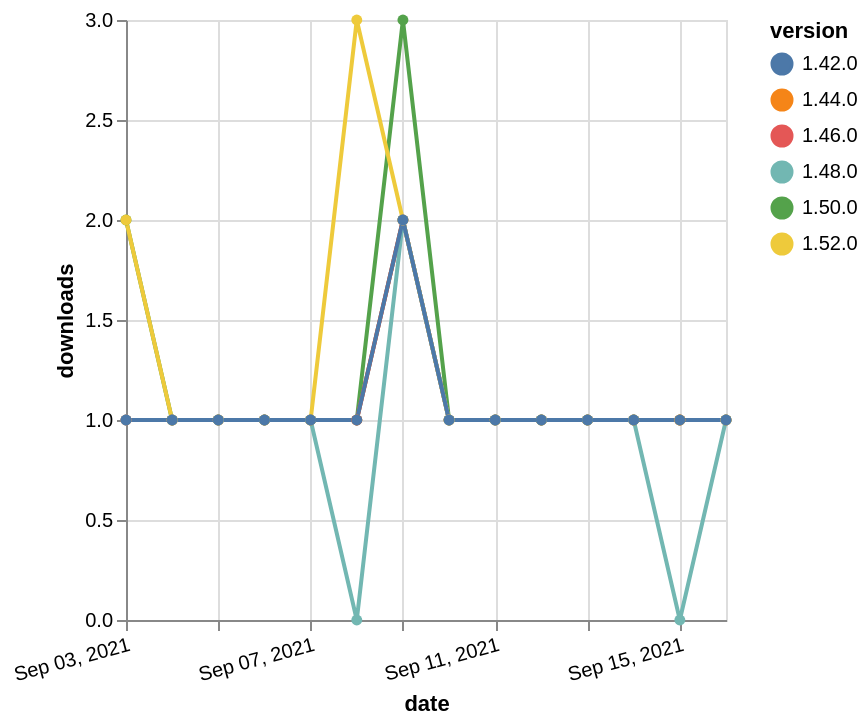

Here is the Vega-Lite specification saved for this chart:
### Vega-Lite specification from a JSON file in a GitHub repository (floating-point values rounded to 4 significant figures)
{"$schema": "https://vega.github.io/schema/vega-lite/v5.json", "description": "A simple bar chart with embedded data.", "data": {"values": [{"date": "2021-09-03", "total": 179, "delta": 2, "version": "1.50.0"}, {"date": "2021-09-04", "total": 180, "delta": 1, "version": "1.50.0"}, {"date": "2021-09-05", "total": 181, "delta": 1, "version": "1.50.0"}, {"date": "2021-09-06", "total": 182, "delta": 1, "version": "1.50.0"}, {"date": "2021-09-07", "total": 183, "delta": 1, "version": "1.50.0"}, {"date": "2021-09-08", "total": 184, "delta": 1, "version": "1.50.0"}, {"date": "2021-09-09", "total": 187, "delta": 3, "version": "1.50.0"}, {"date": "2021-09-10", "total": 188, "delta": 1, "version": "1.50.0"}, {"date": "2021-09-11", "total": 189, "delta": 1, "version": "1.50.0"}, {"date": "2021-09-12", "total": 190, "delta": 1, "version": "1.50.0"}, {"date": "2021-09-13", "total": 191, "delta": 1, "version": "1.50.0"}, {"date": "2021-09-14", "total": 192, "delta": 1, "version": "1.50.0"}, {"date": "2021-09-15", "total": 193, "delta": 1, "version": "1.50.0"}, {"date": "2021-09-16", "total": 194, "delta": 1, "version": "1.50.0"}, {"date": "2021-09-03", "total": 189, "delta": 1, "version": "1.44.0"}, {"date": "2021-09-04", "total": 190, "delta": 1, "version": "1.44.0"}, {"date": "2021-09-05", "total": 191, "delta": 1, "version": "1.44.0"}, {"date": "2021-09-06", "total": 192, "delta": 1, "version": "1.44.0"}, {"date": "2021-09-07", "total": 193, "delta": 1, "version": "1.44.0"}, {"date": "2021-09-08", "total": 194, "delta": 1, "version": "1.44.0"}, {"date": "2021-09-09", "total": 196, "delta": 2, "version": "1.44.0"}, {"date": "2021-09-10", "total": 197, "delta": 1, "version": "1.44.0"}, {"date": "2021-09-11", "total": 198, "delta": 1, "version": "1.44.0"}, {"date": "2021-09-12", "total": 199, "delta": 1, "version": "1.44.0"}, {"date": "2021-09-13", "total": 200, "delta": 1, "version": "1.44.0"}, {"date": "2021-09-14", "total": 201, "delta": 1, "version": "1.44.0"}, {"date": "2021-09-15", "total": 202, "delta": 1, "version": "1.44.0"}, {"date": "2021-09-16", "total": 203, "delta": 1, "version": "1.44.0"}, {"date": "2021-09-03", "total": 182, "delta": 1, "version": "1.46.0"}, {"date": "2021-09-04", "total": 183, "delta": 1, "version": "1.46.0"}, {"date": "2021-09-05", "total": 184, "delta": 1, "version": "1.46.0"}, {"date": "2021-09-06", "total": 185, "delta": 1, "version": "1.46.0"}, {"date": "2021-09-07", "total": 186, "delta": 1, "version": "1.46.0"}, {"date": "2021-09-08", "total": 187, "delta": 1, "version": "1.46.0"}, {"date": "2021-09-09", "total": 189, "delta": 2, "version": "1.46.0"}, {"date": "2021-09-10", "total": 190, "delta": 1, "version": "1.46.0"}, {"date": "2021-09-11", "total": 191, "delta": 1, "version": "1.46.0"}, {"date": "2021-09-12", "total": 192, "delta": 1, "version": "1.46.0"}, {"date": "2021-09-13", "total": 193, "delta": 1, "version": "1.46.0"}, {"date": "2021-09-14", "total": 194, "delta": 1, "version": "1.46.0"}, {"date": "2021-09-15", "total": 195, "delta": 1, "version": "1.46.0"}, {"date": "2021-09-16", "total": 196, "delta": 1, "version": "1.46.0"}, {"date": "2021-09-03", "total": 120, "delta": 2, "version": "1.52.0"}, {"date": "2021-09-04", "total": 121, "delta": 1, "version": "1.52.0"}, {"date": "2021-09-05", "total": 122, "delta": 1, "version": "1.52.0"}, {"date": "2021-09-06", "total": 123, "delta": 1, "version": "1.52.0"}, {"date": "2021-09-07", "total": 124, "delta": 1, "version": "1.52.0"}, {"date": "2021-09-08", "total": 127, "delta": 3, "version": "1.52.0"}, {"date": "2021-09-09", "total": 129, "delta": 2, "version": "1.52.0"}, {"date": "2021-09-10", "total": 130, "delta": 1, "version": "1.52.0"}, {"date": "2021-09-11", "total": 131, "delta": 1, "version": "1.52.0"}, {"date": "2021-09-12", "total": 132, "delta": 1, "version": "1.52.0"}, {"date": "2021-09-13", "total": 133, "delta": 1, "version": "1.52.0"}, {"date": "2021-09-14", "total": 134, "delta": 1, "version": "1.52.0"}, {"date": "2021-09-15", "total": 135, "delta": 1, "version": "1.52.0"}, {"date": "2021-09-16", "total": 136, "delta": 1, "version": "1.52.0"}, {"date": "2021-09-03", "total": 155, "delta": 1, "version": "1.48.0"}, {"date": "2021-09-04", "total": 156, "delta": 1, "version": "1.48.0"}, {"date": "2021-09-05", "total": 157, "delta": 1, "version": "1.48.0"}, {"date": "2021-09-06", "total": 158, "delta": 1, "version": "1.48.0"}, {"date": "2021-09-07", "total": 159, "delta": 1, "version": "1.48.0"}, {"date": "2021-09-08", "total": 159, "delta": 0, "version": "1.48.0"}, {"date": "2021-09-09", "total": 161, "delta": 2, "version": "1.48.0"}, {"date": "2021-09-10", "total": 162, "delta": 1, "version": "1.48.0"}, {"date": "2021-09-11", "total": 163, "delta": 1, "version": "1.48.0"}, {"date": "2021-09-12", "total": 164, "delta": 1, "version": "1.48.0"}, {"date": "2021-09-13", "total": 165, "delta": 1, "version": "1.48.0"}, {"date": "2021-09-14", "total": 166, "delta": 1, "version": "1.48.0"}, {"date": "2021-09-15", "total": 166, "delta": 0, "version": "1.48.0"}, {"date": "2021-09-16", "total": 167, "delta": 1, "version": "1.48.0"}, {"date": "2021-09-03", "total": 240, "delta": 1, "version": "1.42.0"}, {"date": "2021-09-04", "total": 241, "delta": 1, "version": "1.42.0"}, {"date": "2021-09-05", "total": 242, "delta": 1, "version": "1.42.0"}, {"date": "2021-09-06", "total": 243, "delta": 1, "version": "1.42.0"}, {"date": "2021-09-07", "total": 244, "delta": 1, "version": "1.42.0"}, {"date": "2021-09-08", "total": 245, "delta": 1, "version": "1.42.0"}, {"date": "2021-09-09", "total": 247, "delta": 2, "version": "1.42.0"}, {"date": "2021-09-10", "total": 248, "delta": 1, "version": "1.42.0"}, {"date": "2021-09-11", "total": 249, "delta": 1, "version": "1.42.0"}, {"date": "2021-09-12", "total": 250, "delta": 1, "version": "1.42.0"}, {"date": "2021-09-13", "total": 251, "delta": 1, "version": "1.42.0"}, {"date": "2021-09-14", "total": 252, "delta": 1, "version": "1.42.0"}, {"date": "2021-09-15", "total": 253, "delta": 1, "version": "1.42.0"}, {"date": "2021-09-16", "total": 254, "delta": 1, "version": "1.42.0"}]}, "width": "container", "mark": {"type": "line", "point": {"filled": true}}, "encoding": {"x": {"field": "date", "type": "temporal", "timeUnit": "yearmonthdate", "title": "date", "axis": {"labelAngle": -15}}, "y": {"field": "delta", "type": "quantitative", "title": "downloads"}, "color": {"field": "version", "type": "nominal"}, "tooltip": {"field": "delta"}}}
